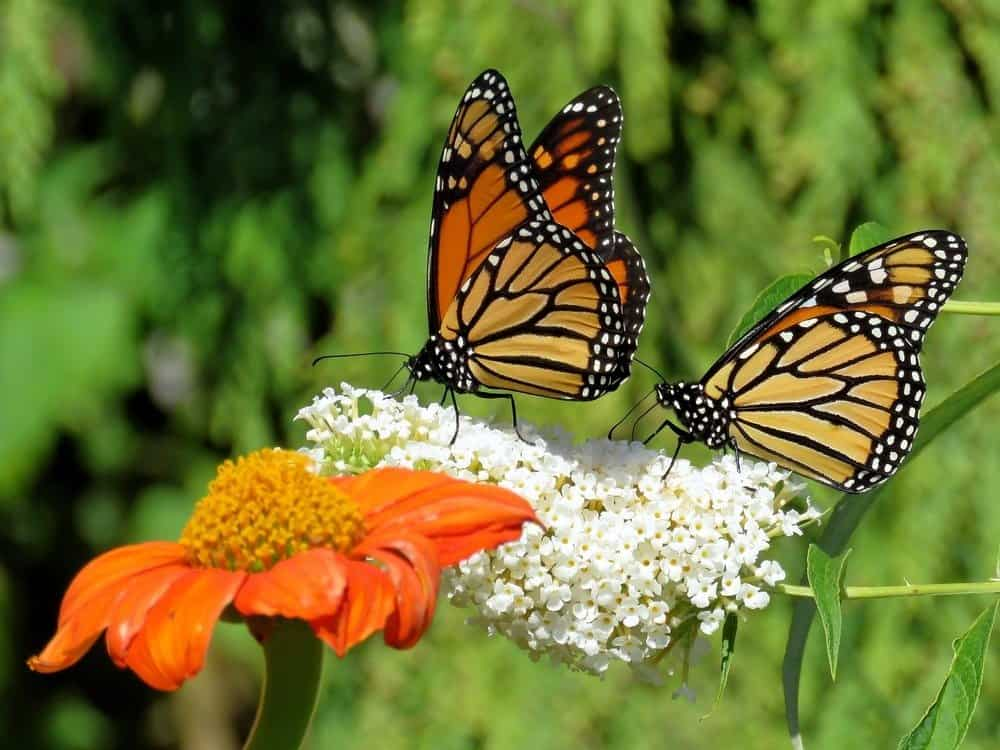
%> input picture Image Translation/rectangle.jpg, 1000 x 750 px
$ octave p_5_1_6.m   (GNU Octave 9; MATLAB toolbox functions it lacks are replaced by stand-ins)
%> lines starting %> are read from the running program, lines starting %| are printed output that depends on the picture; in (x1, y1, x2, y2) boxes, pixels count from 0 and x2, y2 are one past the last pixel; in counts of white or black regions, pixels touching at a corner belong together; the program's own positions count from 1
A = imread('rectangle.jpg'); %% Read the image
%> A is the input picture: size 750x1000x3 uint8; mean R, G, B 109.6, 114.4, 50.5
X_double = double(A); %% Convert to double
[m, n, c] = size(A); %% Get the size data from the image
%> m = 750; n = 1000; c = 3
r = 306; % # of pixels to shift horizontally
v = 230; % # of pixels to shift vertically
E = eye(n); % Identity the size of the columns of A
B = eye(m); % Identity the size of the rows of A
T = zeros(n);
S = zeros(m);

T(:,1:r) = E(:,n-(r-1):n); % For columns 1 to r replace them with the identity columns from the (n - r - 1)th column to the last column
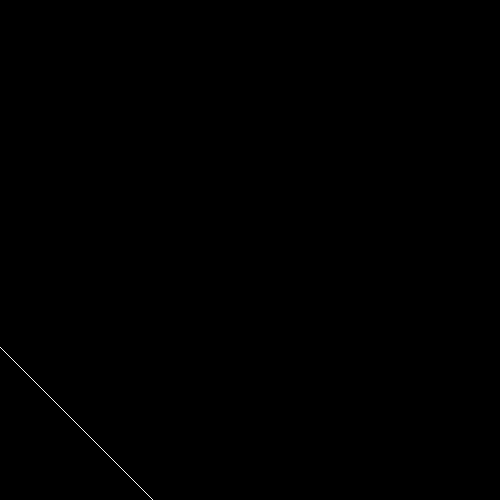
%> T: size 1000x1000 double (shown at 1/2 size); values 0 (black) and 1 (white), 0.03% white in thin lines or dots, all inside (x1, y1, x2, y2) = (0, 694, 306, 1000)
T(:,r+1:n) = E(:,1:n-r); % From column r + 1 to the last column replace it with the identity from 1 to n - r
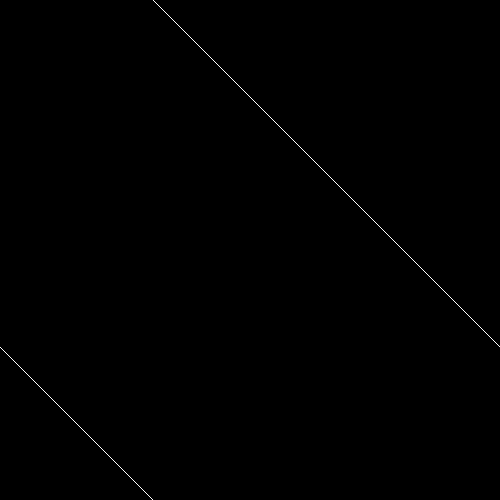
%> T: size 1000x1000 double (shown at 1/2 size); values 0 (black) and 1 (white), 0.1% white in thin lines or dots

S(:,1:v) = B(:,m-(v-1):m); % For columns 1 to v replace them with the identity columns from the (m - v - 1)th column to the last column
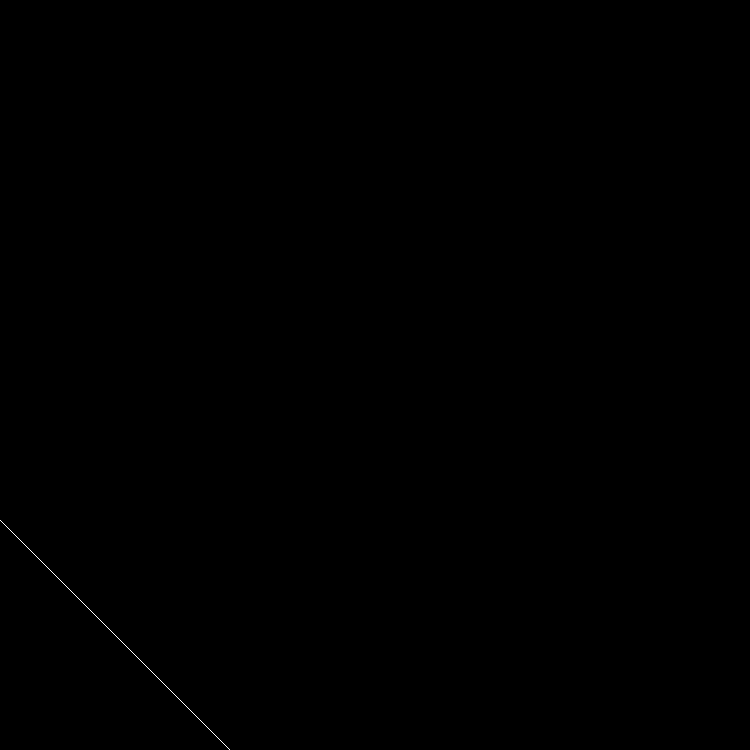
%> S: size 750x750 double; values 0 (black) and 1 (white), 0.04% white in thin lines or dots, all inside (x1, y1, x2, y2) = (0, 520, 230, 750)
S(:,v+1:m) = B(:,1:m-v); % From column v + 1 to the last column replace it with the identity from 1 to m - v
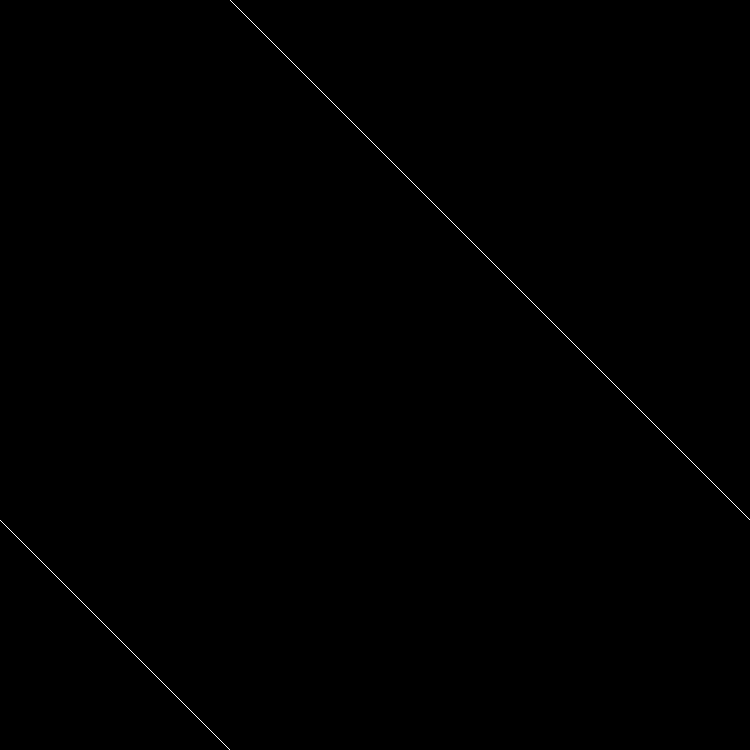
%> S: size 750x750 double; values 0 (black) and 1 (white), 0.13% white in thin lines or dots


X_double(:,:,1) = S * X_double(:,:,1) * T; % Modify the image matrix to have the shifted pixels
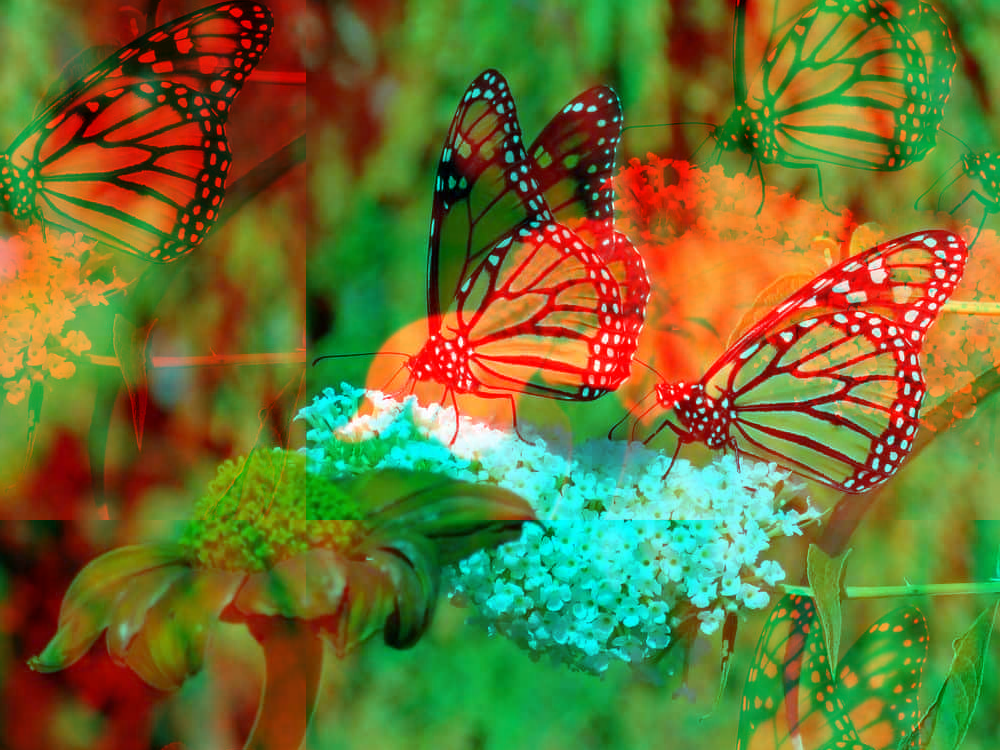
%> X_double: size 750x1000x3 double; mean R, G, B 109.6, 114.4, 50.5; mean of the top-left, top-right, bottom-left and bottom-right quarters 77.5, 100.9, 77.1, 110.6
X_double(:,:,2) = S * X_double(:,:,2) * T;
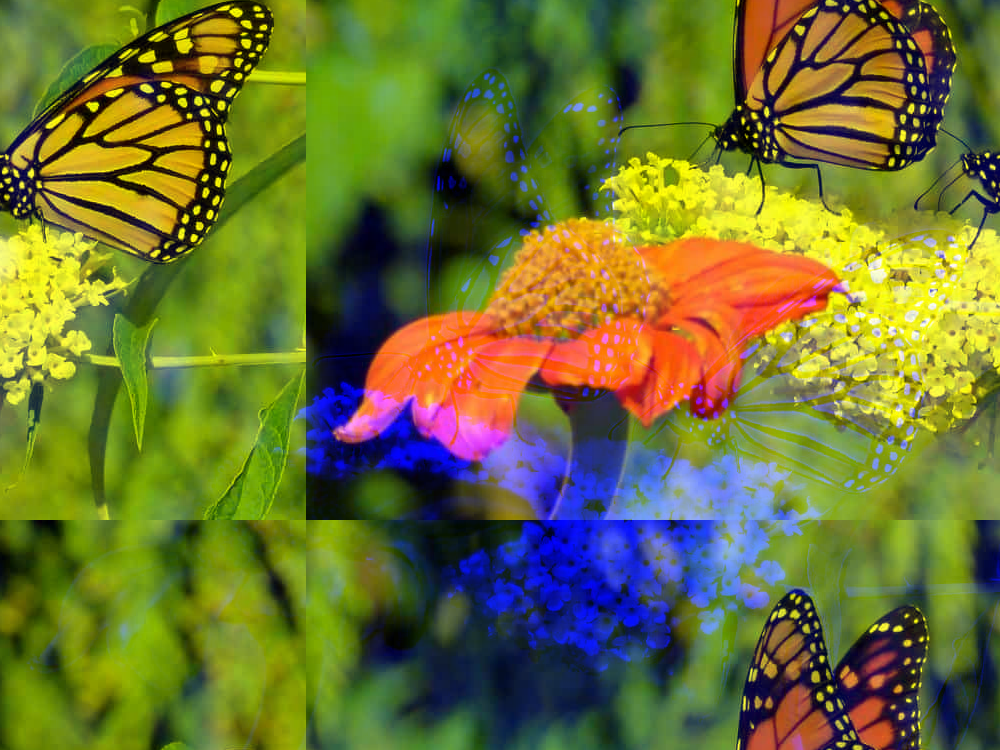
%> X_double: size 750x1000x3 double; mean R, G, B 109.6, 114.4, 50.5; mean of the top-left, top-right, bottom-left and bottom-right quarters 87.5, 108, 78.7, 91.9
X_double(:,:,3) = S * X_double(:,:,3) * T;
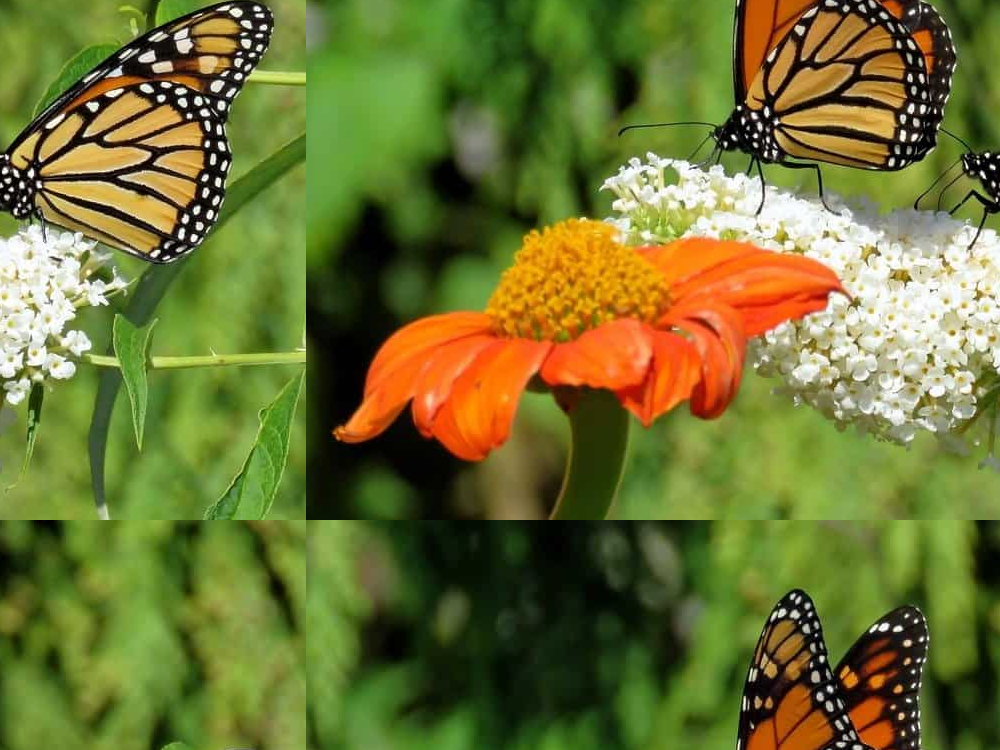
%> X_double: size 750x1000x3 double; mean R, G, B 109.6, 114.4, 50.5; mean of the top-left, top-right, bottom-left and bottom-right quarters 96.3, 117, 78.2, 74.6


imagesc(uint8(X_double)) % Print the image

imwrite(uint8(X_double),'HorzAndVert5_1_6.jpg')

$ run again, with Image Translation/square.jpg copied over Image Translation/rectangle.jpg
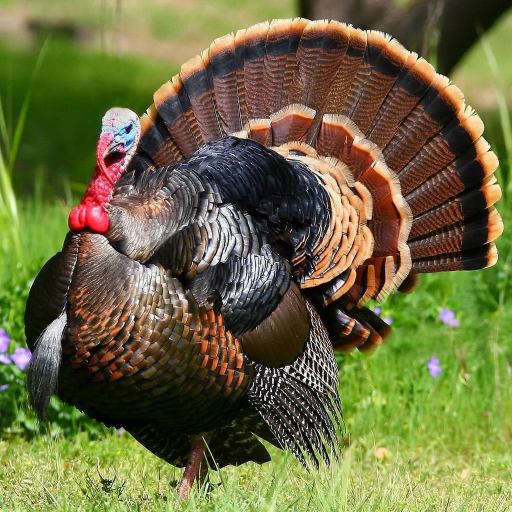
%> input picture Image Translation/square.jpg, 1024 x 1024 px (shown at 1/2 size)
%> A is the input picture: size 1024x1024x3 uint8; mean R, G, B 108.4, 107.3, 63.9
%> `T(:,r+1:n) = E(:,1:n-r);`:
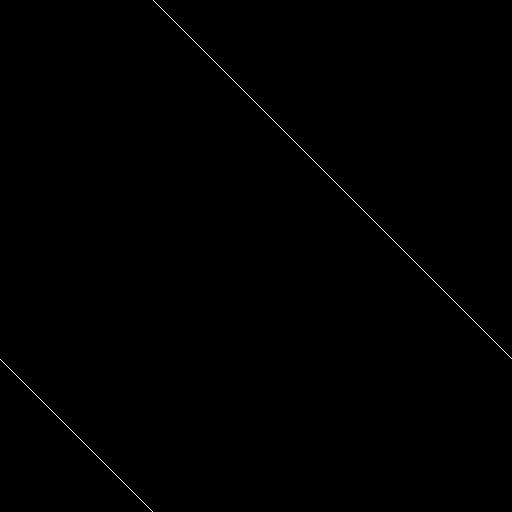
%> T: size 1024x1024 double (shown at 1/2 size); values 0 (black) and 1 (white), 0.1% white in thin lines or dots
%> `X_double(:,:,3) = S * X_double(:,:,3) * T;`:
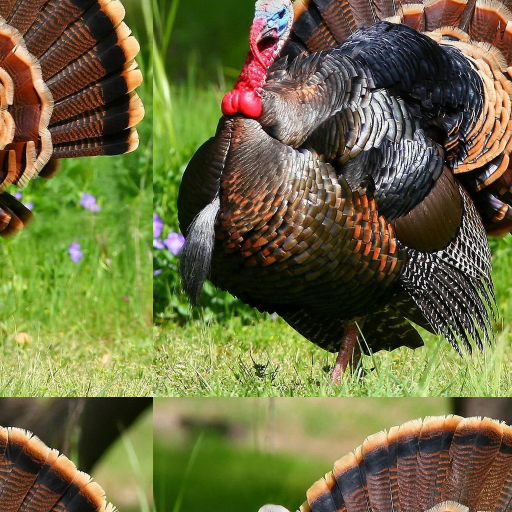
%> X_double: size 1024x1024x3 double (shown at 1/2 size); mean R, G, B 108.4, 107.3, 63.9; mean of the top-left, top-right, bottom-left and bottom-right quarters 82, 89.4, 105.5, 96
